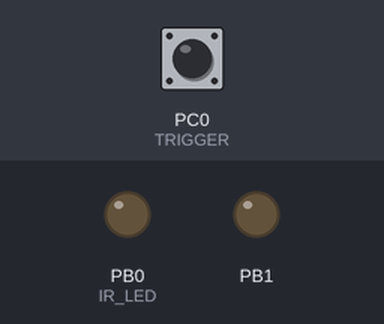
A program run on a simulated ATmega328P, built with avr-gcc and emulated at 16 MHz. On the bench: output pins drawn as LEDs (lit = HIGH). The test bench sets the inputs (shaded band); at power-on: PC0 (TRIGGER) HIGH.

Above: at 1.29 s.
1.3 s: PC0 (TRIGGER) pulled LOW for 3.2 s
At 4.69 s:
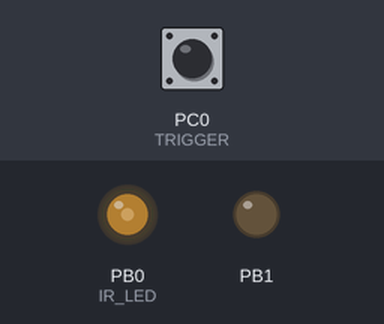
Timing chart, 0 to 12.0 s (numbered marks = the images above; inputs shaded):
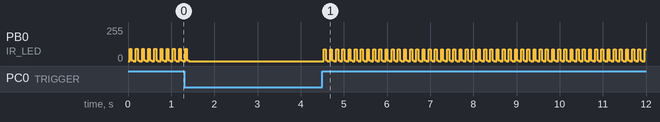

The program:

LaserTag.c
```c
/*
 * LaserTag.c
 *
 * Created: 11/1/2013 1:20:58 PM
 *  Author: Elmer
 */

#include <stdlib.h>
#include <avr/io.h>
#include <avr/interrupt.h>
#define F_CPU 16000000UL
#include <util/delay.h>

#define TRIGGER		0
#define IR_LED		0
#define TRIG_LED	1
#define IR_DELAY	12

void delay_us(int us) {
	for (int i = 0; i < us; i++) {
		_delay_us(1);
	}
}

void send_low (void) {
	PORTB &= ~(1 << IR_LED);	//turn off IR_LED
	_delay_us(IR_DELAY);
}

void send_high (void) {
	PORTB |= (1 << IR_LED);     //turn on IR_LED
	_delay_us(IR_DELAY);
}

//send IR bursts for time specified (microseconds)
void burst(int length) {
	while (length > 0) {
		send_high();
		send_low();
		length -= IR_DELAY * 2;
	}
	PORTB &= ~(1 << IR_LED);
}

void sendCode() {  //sends 0b00101010 -> 42
	burst(1000);
	_delay_us(500);
	burst(1000);
	_delay_us(500);
	burst(1500);
	_delay_us(500);
	burst(1000);
	_delay_us(500);
	burst(1500);
	_delay_us(500);
	burst(1000);
	_delay_us(500);
	burst(1500);
	_delay_us(500);
	burst(1000);
	_delay_us(500);
}

int main(void) {
	DDRB = 0x03;
	DDRC = 0x00;

	PORTB = 0x00;
	PORTC = 0x01;

	while (1) {
		if (PINC & (1 << TRIGGER)) { //while trigger is pushed (looking for digital high)
			sendCode();
			sendCode();
			sendCode();
			_delay_ms(100);
		}
    }
}
```
